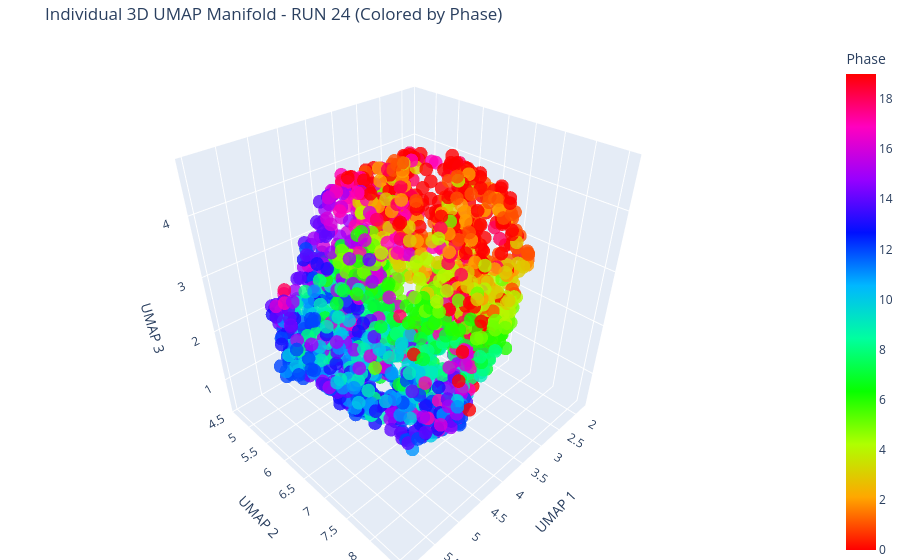

Source (notebook cell):
### Code cell
import plotly.express as px
import pandas as pd

# Choose which run you want to explore interactively!
run_to_plot = 24

if str(run_to_plot) in data:
    emb_single = data[str(run_to_plot)]

    df_single = pd.DataFrame({
        'UMAP 1': emb_single[:, 0],
        'UMAP 2': emb_single[:, 1],
        'UMAP 3': emb_single[:, 2],
        'Phase': np.arange(len(emb_single)) % 20
    })

    # Shuffle the dataframe so no specific phase dominates the top layer
    df_single = df_single.sample(frac=1, random_state=42).reset_index(drop=True)

    fig = px.scatter_3d(
        df_single, 
        x='UMAP 1', 
        y='UMAP 2', 
        z='UMAP 3',
        color='Phase',
        color_continuous_scale='hsv',
        opacity=0.8
    )

    fig.update_layout(
        title=f"Individual 3D UMAP Manifold - RUN {run_to_plot} (Colored by Phase)",
        margin=dict(l=0, r=0, b=0, t=40)
    )

    fig.show()
else:
    print(f"Data for RUN {run_to_plot} not found.")

### Figure 1 — Plotly figure (JSON) as saved in the notebook; plotly's stock layout.template omitted (floating-point values rounded to 4 significant figures; data arrays with more than 128 entries replaced by an {"elided": "..."} marker saying what was removed)
{"data": [{"hovertemplate": "UMAP 1=%{x}<br>UMAP 2=%{y}<br>UMAP 3=%{z}<br>Phase=%{marker.color}<extra></extra>", "legendgroup": "", "marker": {"color": {"elided": "2030 int values"}, "coloraxis": "coloraxis", "opacity": 0.8, "symbol": "circle"}, "mode": "markers", "name": "", "scene": "scene", "showlegend": false, "type": "scatter3d", "x": {"elided": "2030 float values"}, "y": {"elided": "2030 float values"}, "z": {"elided": "2030 float values"}}], "layout": {"coloraxis": {"colorbar": {"title": {"text": "Phase"}}, "colorscale": [[0, "#ff0000"], [0.1111, "#ffa700"], [0.2222, "#afff00"], [0.3333, "#08ff00"], [0.4444, "#00ff9f"], [0.5556, "#00b7ff"], [0.6667, "#0010ff"], [0.7778, "#9700ff"], [0.8889, "#ff00bf"], [1, "#ff0000"]]}, "legend": {"tracegroupgap": 0}, "margin": {"b": 0, "l": 0, "r": 0, "t": 40}, "scene": {"domain": {"x": [0, 1], "y": [0, 1]}, "xaxis": {"title": {"text": "UMAP 1"}}, "yaxis": {"title": {"text": "UMAP 2"}}, "zaxis": {"title": {"text": "UMAP 3"}}}, "title": {"text": "Individual 3D UMAP Manifold - RUN 24 (Colored by Phase)"}}}
